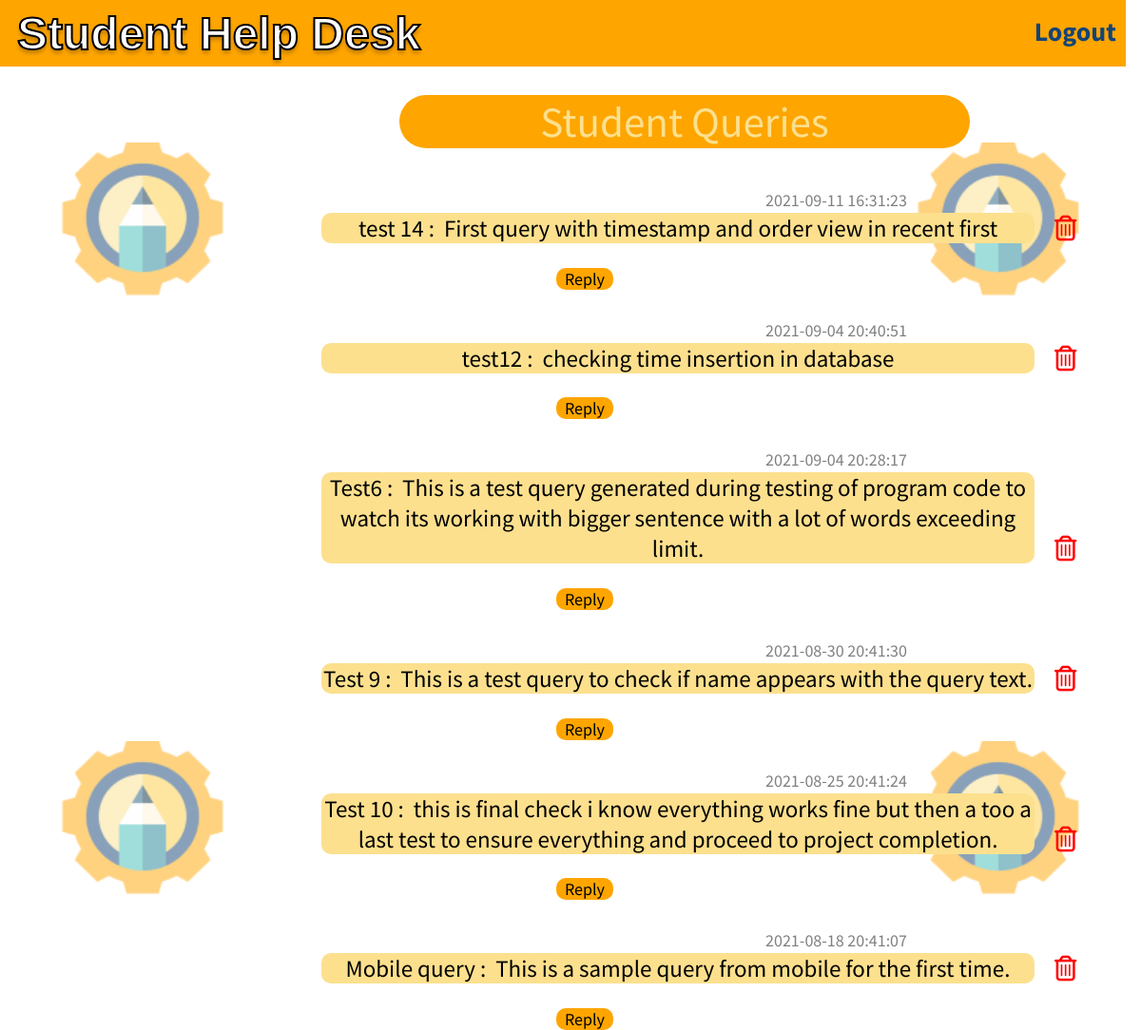
The page /AdminQueryList.php on the database its author committed.
### tables this page shows
CREATE TABLE `queries` (
  `id` int(11) NOT NULL,
  `name` varchar(30) NOT NULL,
  `subject` varchar(25) NOT NULL,
  `querytext` tinytext DEFAULT NULL,
  `querytime` datetime NOT NULL,
  `reply` varchar(150) DEFAULT '',
  `replytime` datetime DEFAULT NULL
);

### AdminQueryList.php (the view, shortened to what this page needs)
<!DOCTYPE html>
<html lang="en">
<head>
    <link rel="stylesheet" href="Landing.css">
    <link rel="stylesheet" href="AdminQueryList.css">
</head>
<body>
    <div class="back">
        <img src="OneStop_800x533 1.png" alt="3" class="logo-img" id="lg3">
        <img src="OneStop_800x533 1.png" alt="4" class="logo-img" id="lg4">
    </div>
    <div class="navbar">
        <div class="header" onclick="window.location.href='index.php'">
            Student Help Desk
        </div>
        <div class="btn-links">
            <a href="Login_page.php" class="login">Logout</a>
        </div>
    </div>
    <span class="stud-query">Student Queries</span>
    <div>
    <?php
            include 'Config.php';
            $sql = mysqli_query($conn, "SELECT * FROM queries ORDER BY querytime DESC");
            while ($row = mysqli_fetch_assoc($sql)) { ?>
                <div class="timestamp">
                    <?php echo $row['querytime']?>
                </div>
                <div class="stud-queries">
                    <?php echo $row['name'];?> :&nbsp
                    <?php echo $row['querytext'];?>
                </div>
                <form action="delete.php" method="post">
                    <button type="submit" name="submit" value="Submit Form" class="delete" onclick="del()"><i class="fa fa-trash-o fa-2x" id="del-btn"></i></button>
                </form>
                <div class="rep-show" data-id="<?php echo $row['id'];?>" onclick="show(this);">Reply</div>
        <?php }?>
    </div>
</body>
</html>

### Landing.css (style rules this page uses)
.logo-img { position: absolute; width: 170px; height: 161px; opacity: 0.5; }
#lg3 { left: 65px; top: 150px; }
#lg4 { left: 65px; top: 780px; }
.navbar { position: relative; top: -8px; left: -8px; width: 1920px; height: 70px; background: #fea500; overflow: hidden; }
.btn-links { position: absolute; top: 10px; right: 0px; }
.btn-links a { text-decoration: none; color: #154476; font-family: 'Source Sans Pro', sans-serif; font-style: normal; font-weight: bold; line-height: 60px; padding-right: 15px; font-size: 28px; display: block; float: left; }
.login { transition: ease-in-out 0.2s; }
.header { position: absolute; width: 446px; height: 71px; left: 22px; top: -2px; cursor: pointer; font-family: Impact, Haettenschweiler, 'Arial Narrow Bold', sans-serif; font-style: normal; font-weight: 700; font-size: 48px; line-height: 60px; display: flex; align-items: center; text-align: center; -webkit-text-stroke-width: 4px; -webkit-text-stroke-color: black; color: #FFFFFF; text-shadow: 0px 4px 4px rgba(0, 0, 0, 0.25); }
@media (min-width: 1025px) and (max-width: 1440px) { .header { position: absolute; left: 18px; top: 0px; font-size: 48px; -webkit-text-stroke-width: 2px; -webkit-text-stroke-color: black; } }
@media (min-width: 1025px) and (max-width: 1440px) { .navbar { width: 100%; height: 70px; } }
@media (min-width: 1025px) and (max-width: 1440px) { .logo-img { width: 170px; height: 161px; } }
@media (min-width: 1025px) and (max-width: 1440px) { .btn-links { position: relative; float: right; top: 3px; } }
@media (min-width: 1025px) and (max-width: 1440px) { .btn-links a { font-size: 28px; margin: none; padding-right: 10px; } }

### AdminQueryList.css (style rules this page uses)
.stud-query { position: absolute; top: 100px; left: 660px; background-color: #fea500; color: #fce08e; border-radius: 30px; width: 600px; align-items: center; text-align: center; font-family: Source Sans Pro; font-size: 45px; overflow-x: hidden; }
.stud-queries { position: relative; top: 108px; left: 567px; background-color: #fce08e; width: 750px; font-family: Source Sans Pro; font-size: 25px; align-items: center; text-align: center; border-radius: 10px; margin: 15px; overflow-x: hidden; }
.timestamp { position: relative; top: 118px; left: 1172px; font-family: Source Sans Pro; font-size: 18px; color: gray; width: 160px; overflow-x: hidden; }
#del-btn { position: relative; top: 66px; left: 1340px; right: 0; bottom: 0; margin: auto; color: red; cursor: pointer; }
.delete { border: none; background-color: none; background: none; }
.rep-show { position: relative; top: 90px; right: 0; left: 15px; bottom: 0; margin: auto; font-family: Source Sans Pro; font-size: 18px; background-color: #fea500; width: 5%; align-items: center; text-align: center; cursor: pointer; border-radius: 10px; }
@media (min-width: 1025px) and (max-width: 1440px) { .stud-query { left: 420px; } }
@media (min-width: 1025px) and (max-width: 1440px) { .stud-queries { left: 315px; } }
@media (min-width: 1025px) and (max-width: 1440px) { .timestamp { top: 121px; left: 285px; right: 0; bottom: 0; margin: auto; } }
@media (min-width: 1025px) and (max-width: 1440px) { #del-btn { left: 1095px; top: 63px; } }

### rows shown on the page
queries: querytime "2021-09-11 16:31:23", name "test 14", querytext "First query with timestamp and order view in recent first"
queries: querytime "2021-09-04 20:40:51", name "test12", querytext "checking time insertion in database"
queries: querytime "2021-09-04 20:28:17", name "Test6", querytext "This is a test query generated during testing of program code to watch its working with bigger sentence with a lot of words exceeding limit."
queries: querytime "2021-08-30 20:41:30", name "Test 9", querytext "This is a test query to check if name appears with the query text."
queries: querytime "2021-08-25 20:41:24", name "Test 10", querytext "this is final check i know everything works fine but then a too a last test to ensure everything and proceed to project completion."
queries: querytime "2021-08-18 20:41:07", name "Mobile query", querytext "This is a sample query from mobile for the first time."
